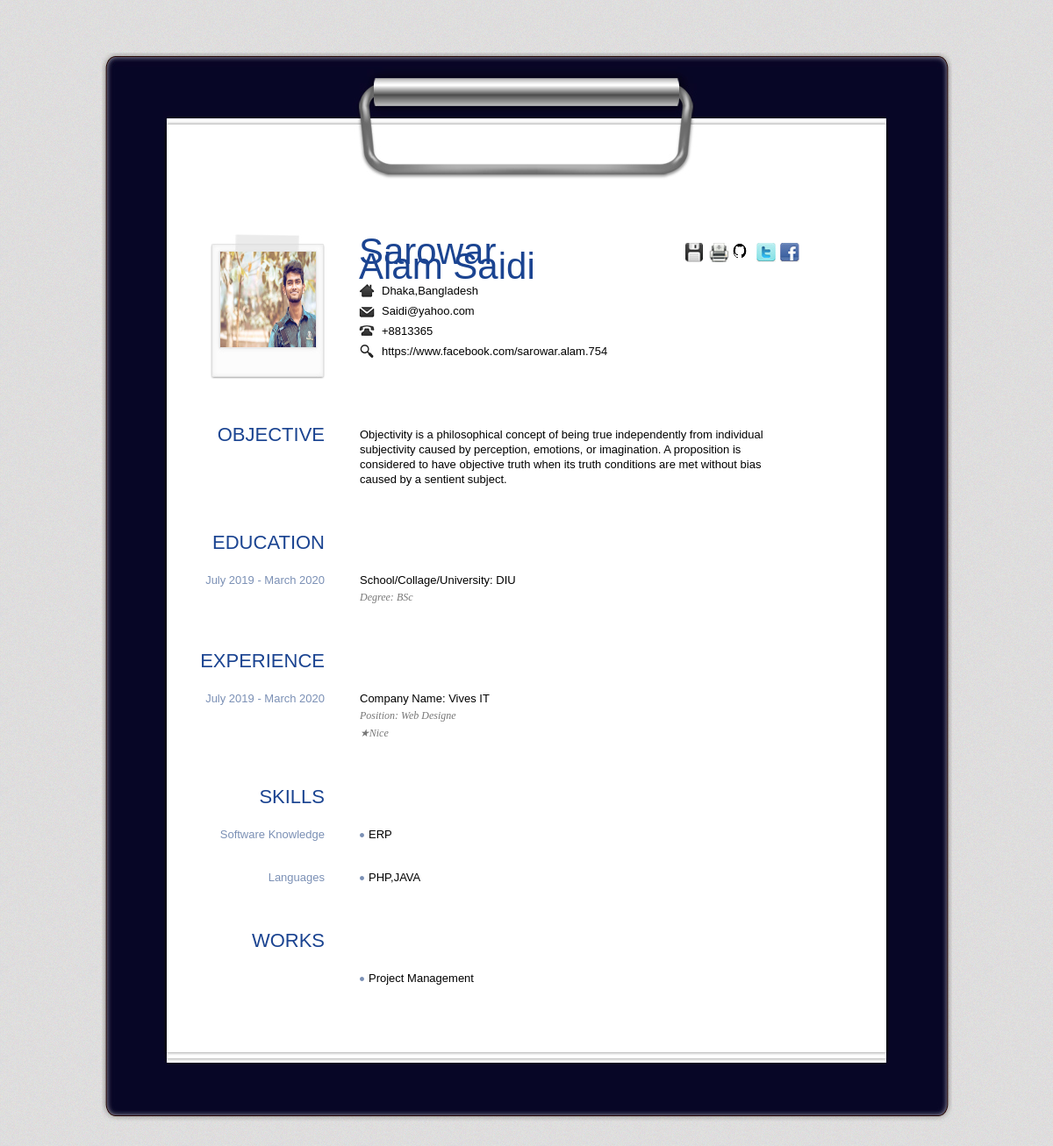
The page / on the database its author committed.
### tables this page shows
CREATE TABLE `basic_information` (
  `id` int(225) NOT NULL,
  `photo` text NOT NULL,
  `name` varchar(30) NOT NULL,
  `address` varchar(100) NOT NULL,
  `email` text NOT NULL,
  `phone` int(12) NOT NULL,
  `website` text NOT NULL,
  `facebook` text NOT NULL,
  `twitter` text NOT NULL,
  `github` text NOT NULL,
  `objective` text NOT NULL,
  `soft_knowledge` varchar(20) NOT NULL,
  `language` varchar(30) NOT NULL,
  `work` varchar(20) NOT NULL
);

CREATE TABLE `education` (
  `id` int(225) NOT NULL,
  `time` text NOT NULL,
  `inst_name` varchar(100) NOT NULL,
  `degree` varchar(30) NOT NULL
);

CREATE TABLE `experience` (
  `id` int(225) NOT NULL,
  `time` text NOT NULL,
  `company_name` varchar(30) NOT NULL,
  `position` varchar(30) NOT NULL,
  `message` text NOT NULL
);

### index.php (the view, shortened to what this page needs)
<?php include ("admin/config/connect.php"); ?>
<!DOCTYPE html PUBLIC "-//W3C//DTD XHTML 1.0 Transitional//EN" "http://www.w3.org/TR/xhtml1/DTD/xhtml1-transitional.dtd">
<html xmlns="http://www.w3.org/1999/xhtml">
<head>
<link type="text/css" rel="stylesheet" href="css/blue.css" />
<link type="text/css" rel="stylesheet" href="css/print.css" media="print"/>
</head>
<body>
<div id="wrapper">
  <div class="wrapper-top"></div>
  <div class="wrapper-mid">
    <?php
        $courseQuery = "SELECT * FROM `basic_information` order by 1 DESC";
        $runQuery = mysqli_query($con,$courseQuery);
          while($row=mysqli_fetch_array($runQuery)){
            $photo = $row['photo'];
            $name = $row['name'];
            $address = $row['address'];
            $email = $row['email'];
            $phone = $row['phone'];
            $website = $row['website'];
            $facebook = $row['facebook'];
            $twitter = $row['twitter'];
            $objective = $row['objective'];
            $soft_knowledge = $row['soft_knowledge'];
            $language = $row['language'];
            $work = $row['work'];
    ?>
    <div id="paper">
      <div class="paper-top"></div>
      <div id="paper-mid">
        <div class="entry">
          <img class="portrait" src="admin/images/<?php echo $photo; ?>" alt="admin/images/<?php echo $photo; ?>" />
          <div class="self">
            <h1 class="name"><?php echo $name; ?></h1>
            <ul>
              <li class="ad"><?php echo $address; ?></li>
              <li class="mail"><?php echo $email; ?></li>
              <li class="tel">+88<?php echo $phone; ?></li>
              <li class="web"><?php echo $website; ?></li>
            </ul>
          </div>
          <div class="social">
            <ul>
              <li><a class='north' href="#" title="Download.pdf"><img src="images/icn-save.jpg" alt="Download the pdf version" /></a></li>
              <li><a class='north' href="javascript:window.print()" title="Print"><img src="images/icn-print.jpg" alt="" /></a></li>
              <li><a class='north' href="<?php echo $gitHub; ?>" title="My GitHub Profile"><img src="images/git.png" alt="" /></a></li>
              <li><a class='north' href="<?php echo $twitter; ?>" title="Follow me on Twitter"><img src="images/icn-twitter.jpg" alt="" /></a></li>
              <li><a class='north' href="<?php echo $facebook; ?>" title="My Facebook Profile"><img src="images/icn-facebook.jpg" alt="" /></a></li>
            </ul>
          </div>
        </div>
        <div class="entry">
          <h2>OBJECTIVE</h2>
          <p><?php echo $objective; ?></p>
        </div>
        <?php
        $courseQuery = "SELECT * FROM `education` order by 1 DESC";
        $runQuery = mysqli_query($con,$courseQuery);
          while($row=mysqli_fetch_array($runQuery)){
            $time = $row['time'];
            $inst_name = $row['inst_name'];
            $degree= $row['degree'];
        ?>
        <div class="entry">
          <h2>EDUCATION</h2>
          <div class="content">
            <h3><?php echo $time; ?></h3>
            <p>School/Collage/University: <?php echo $inst_name; ?><br />
              <em>Degree: <?php echo $degree; ?></em></p>
          </div>
        </div>
      <?php } ?>
        <?php
        $courseQuery = "SELECT * FROM `experience` order by 1 DESC";
        $runQuery = mysqli_query($con,$courseQuery);
          while($row=mysqli_fetch_array($runQuery)){
            $time = $row['time'];
            $company_name = $row['company_name'];
            $position= $row['position'];
            $message = $row['message'];
        ?>
        <div class="entry">
          <h2>EXPERIENCE</h2>
          <div class="content">
            <h3><?php echo $time; ?></h3>
            <p>Company Name: <?php echo $company_name; ?><br />
              <em>Position: <?php echo $position; ?></em></p>
            <ul class="info">
              <em>★<?php echo $message; ?></em>
            </ul>
          </div>
        </div>
      <?php } ?>
        <div class="entry">
          <h2>SKILLS</h2>
          <div class="content">
            <h3>Software Knowledge</h3>
            <ul class="skills">
              <li><?php echo $soft_knowledge; ?></li>
            </ul>
          </div>
          <div class="content">
            <h3>Languages</h3>
            <ul class="skills">
              <li><?php echo $language; ?></li>
            </ul>
          </div>
        </div>
        <div class="entry">
        <h2>WORKS</h2>
          <div class="content">
              <ul class="skills">
                <li><?php echo $work; ?></li>
              </ul>
            </div>
        </div>
      <?php } ?>
      </div>
      <div class="paper-bottom"></div>
    </div>
  </div>
  <div class="wrapper-bottom"></div>
</div>
</body>
</html>

### css/blue.css (style rules this page uses)
html, body, div, span, applet, object, iframe, h1, h2, h3, h4, h5, h6, p, blockquote, pre, a, abbr, acronym, address, big, code, del, dfn, em, font, img, ins, kbd, q, s, samp, small, strike, strong, tt, var, dl, dt, dd, ol, ul, li, fieldset, form, label, legend, table, caption, tbody, tfoot, thead, tr, th, td { margin: 0; padding: 0; border: 0; outline: 0; font-weight: inherit; font-style: inherit; font-size: 100%; font-family: inherit; vertical-align: baseline; }
body { line-height: 1; }
body { font-family: "Trebuchet MS", Arial, Helvetica, sans-serif; background-color: #e1e0db; background-image: url(../images/bg.jpg); background-repeat: repeat; font-size:13px; line-height: 17px; color:#000; }
a, a:visited, a:active { color:#7b90b5; text-decoration: none; }
#wrapper { width:969px; margin:0 auto; margin-top:60px; margin-bottom:100px; }
.wrapper-top { width:969px; height:19px; margin:0 auto; background-image:url(../images/btop.jpg); background-repeat:no-repeat; }
.wrapper-mid { width:969px; margin:0 auto; background-image:url(../images/bmid.jpg); background-repeat: repeat-y; padding-bottom:40px; }
.wrapper-bottom { width:969px; height:22px; padding:0; margin:0 auto; background-image:url(../images/bbottom.jpg); background-repeat:no-repeat; }
#paper { width:828px; margin:0 auto; }
.paper-top { width:828px; margin:0 auto; background-image:url(../images/ptop.jpg); background-repeat:no-repeat; height:126px; }
#paper-mid { width:828px; margin:0 auto; background-image:url(../images/pmid.jpg); background-repeat:repeat-y; display:block; padding:0; overflow: hidden; padding-bottom:75px; padding-top:7px; }
.paper-bottom { width:828px; height:18px; margin:0 auto; background-image:url(../images/pbottom.jpg); background-repeat:no-repeat; }
.entry { width:720px; display: block; padding-top:55px; clear: both; margin-left:4px; }
h1 { width:250px; font-size:42px; color:#1b4491; margin-bottom:3px; clear:both; }
h2 { width:180px; height: 23px; text-align: right; float:left; padding:0; margin:0; clear:both; font-size:22px; color:#1b4491; margin-bottom:-12px; }
p { width:500px; margin-left:40px; float:right; }
div.content { clear: both; padding:0; margin:0; overflow: hidden; display:block; padding-top:32px; }
h3 { width:180px; text-align: right; float:left; padding:0; clear:both; font-size: 13px; color:#7b90b5; }
em { font-family: Georgia, "Times New Roman", serif; font-style: italic; color:#777777; font-size:12px; display: block; padding-top:3px; }
ul.info { float:right; width:500px; margin-left:40px; list-style-type: none; }
ul.skills { margin:0; padding:0; float:right; width:500px; margin-left:40px; margin-top:-6px; list-style-type: none; }
ul.skills li { margin:0; padding:0; float:left; width:156px; background-image:url(../images/bullet.gif); background-repeat: no-repeat; padding-left:10px; background-position: 0 .5em; margin-top:6px; }
img.portrait { background-image:url(../images/frame.jpg); background-repeat: no-repeat; width:109px; height:109px; padding-top:20px; padding-left:11px; padding-right:11px; padding-bottom:36px; margin-left:50px; float:left; }
.self { width:250px; float:left; padding-top:11px; margin-left:38px; margin-bottom:15px; }
.self ul { padding-top: 10px; }
.self ul li.ad { background-image:url(../images/icn-ad.gif); }
.self ul li.mail { background-image:url(../images/icn-mail.gif); }
.self ul li.tel { background-image:url(../images/icn-tel.gif); }
.self ul li.web { background-image:url(../images/icn-web.gif); }
.self ul li { background-repeat: no-repeat; padding-left:26px; background-position: 0 .1em; height:25px; display:block; margin-top:-2px; }
.social { width:135px; float:right; padding-top:10px; }
.social ul { list-style: none; }
.social ul li { float:left; width:21px; height:24px; margin:0; padding:0; margin-left:6px; }

### rows shown on the page
basic_information: photo (picture), name "Sarowar Alam Saidi", address "Dhaka,Bangladesh", email "Saidi@yahoo.com", phone "13365", website "https://www.facebook.com/sarowar.alam.754", objective "Objectivity is a philosophical concept of being true independently from individual subjectivity caused by perception, emotions, or imagination. A proposition is considered to have objective truth when its truth conditions are met without bias caused by a sentient subject.", soft_knowledge "ERP", language "PHP,JAVA", work "Project Management"
education: time "July 2019 - March 2020", inst_name "DIU", degree "BSc"
experience: time "July 2019 - March 2020", company_name "Vives IT", position "Web Designe", message "Nice"
